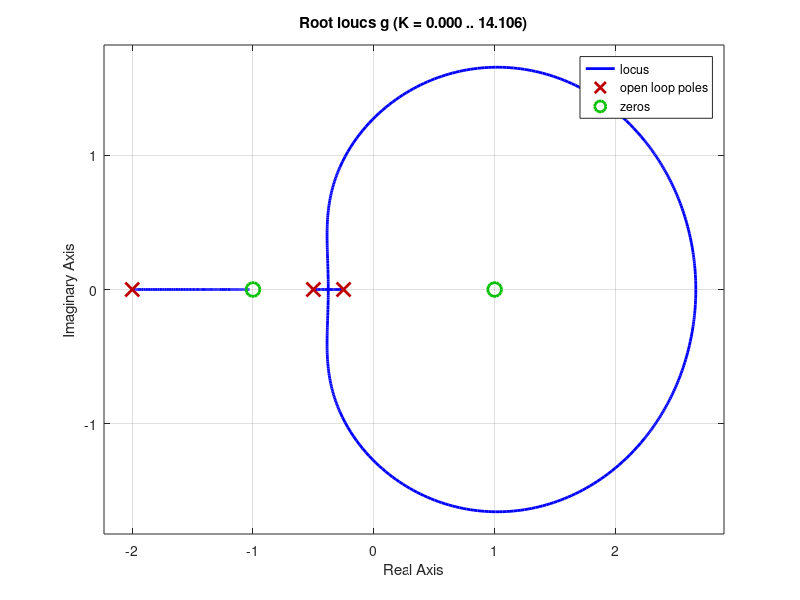

Source code (MATLAB):
s = tf('s');
g = (2*(s+1)*(-s+1))/((0.5*s+1)*(2*s+1)*(4*s+1));
rlocus(g)

%%
a = [48 44 12 (1+ 6*0)];
p = roots(a)